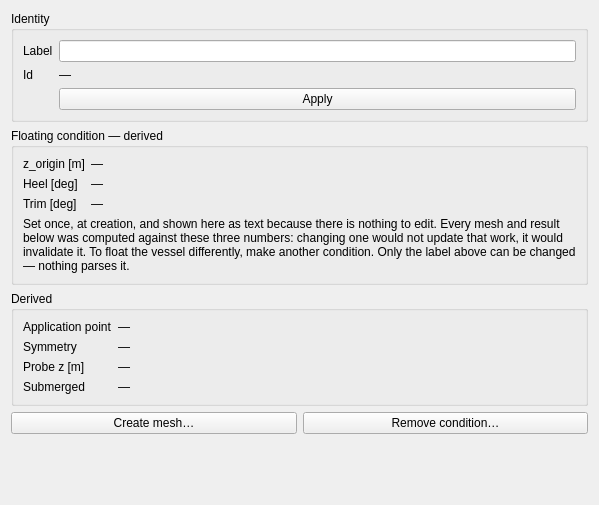
<?xml version="1.0" encoding="UTF-8"?>
<ui version="4.0">
 <class>PropCondition</class>
 <widget class="QWidget" name="PropCondition">
  <property name="windowTitle">
   <string>Condition</string>
  </property>
  <layout class="QVBoxLayout" name="root">
   <item>
    <widget class="QGroupBox" name="groupIdentity">
     <property name="title">
      <string>Identity</string>
     </property>
     <layout class="QFormLayout" name="formIdentity">
      <item row="0" column="0">
       <widget class="QLabel" name="lblLabelCaption">
        <property name="text">
         <string>Label</string>
        </property>
       </widget>
      </item>
      <item row="0" column="1">
       <widget class="QLineEdit" name="editLabel"/>
      </item>
      <item row="1" column="0">
       <widget class="QLabel" name="lblIdCaption">
        <property name="text">
         <string>Id</string>
        </property>
       </widget>
      </item>
      <item row="1" column="1">
       <widget class="QLabel" name="lblId">
        <property name="text">
         <string>—</string>
        </property>
        <property name="textFormat">
         <enum>Qt::RichText</enum>
        </property>
        <property name="textInteractionFlags">
         <set>Qt::TextSelectableByMouse</set>
        </property>
       </widget>
      </item>
      <item row="2" column="1">
       <widget class="QPushButton" name="btnApplyLabel">
        <property name="text">
         <string>Apply</string>
        </property>
       </widget>
      </item>
     </layout>
    </widget>
   </item>
   <item>
    <widget class="QGroupBox" name="groupFloating">
     <property name="title">
      <string>Floating condition — derived</string>
     </property>
     <layout class="QFormLayout" name="formFloating">
      <item row="0" column="0">
       <widget class="QLabel" name="lblZOriginCaption">
        <property name="text">
         <string>z_origin [m]</string>
        </property>
       </widget>
      </item>
      <item row="0" column="1">
       <widget class="QLabel" name="lblZOrigin">
        <property name="text">
         <string>—</string>
        </property>
        <property name="textFormat">
         <enum>Qt::RichText</enum>
        </property>
       </widget>
      </item>
      <item row="1" column="0">
       <widget class="QLabel" name="lblHeelCaption">
        <property name="text">
         <string>Heel [deg]</string>
        </property>
       </widget>
      </item>
      <item row="1" column="1">
       <widget class="QLabel" name="lblHeel">
        <property name="text">
         <string>—</string>
        </property>
        <property name="textFormat">
         <enum>Qt::RichText</enum>
        </property>
       </widget>
      </item>
      <item row="2" column="0">
       <widget class="QLabel" name="lblTrimCaption">
        <property name="text">
         <string>Trim [deg]</string>
        </property>
       </widget>
      </item>
      <item row="2" column="1">
       <widget class="QLabel" name="lblTrim">
        <property name="text">
         <string>—</string>
        </property>
        <property name="textFormat">
         <enum>Qt::RichText</enum>
        </property>
       </widget>
      </item>
      <item row="3" column="0" colspan="2">
       <widget class="QLabel" name="lblConditionNote">
        <property name="text">
         <string>Set once, at creation, and shown here as text because there is nothing to edit. Every mesh and result below was computed against these three numbers: changing one would not update that work, it would invalidate it. To float the vessel differently, make another condition. Only the label above can be changed — nothing parses it.</string>
        </property>
        <property name="wordWrap">
         <bool>true</bool>
        </property>
       </widget>
      </item>
     </layout>
    </widget>
   </item>
   <item>
    <widget class="QGroupBox" name="groupDerived">
     <property name="title">
      <string>Derived</string>
     </property>
     <layout class="QFormLayout" name="formDerived">
      <item row="0" column="0">
       <widget class="QLabel" name="lblApplicationPointCaption">
        <property name="text">
         <string>Application point</string>
        </property>
       </widget>
      </item>
      <item row="0" column="1">
       <widget class="QLabel" name="lblApplicationPoint">
        <property name="text">
         <string>—</string>
        </property>
        <property name="textFormat">
         <enum>Qt::RichText</enum>
        </property>
        <property name="wordWrap">
         <bool>true</bool>
        </property>
       </widget>
      </item>
      <item row="1" column="0">
       <widget class="QLabel" name="lblSymmetryCaption">
        <property name="text">
         <string>Symmetry</string>
        </property>
       </widget>
      </item>
      <item row="1" column="1">
       <widget class="QLabel" name="lblSymmetry">
        <property name="text">
         <string>—</string>
        </property>
        <property name="textFormat">
         <enum>Qt::RichText</enum>
        </property>
        <property name="wordWrap">
         <bool>true</bool>
        </property>
       </widget>
      </item>
      <item row="2" column="0">
       <widget class="QLabel" name="lblProbeZCaption">
        <property name="text">
         <string>Probe z [m]</string>
        </property>
       </widget>
      </item>
      <item row="2" column="1">
       <widget class="QLabel" name="lblProbeZ">
        <property name="text">
         <string>—</string>
        </property>
        <property name="textFormat">
         <enum>Qt::RichText</enum>
        </property>
        <property name="wordWrap">
         <bool>true</bool>
        </property>
       </widget>
      </item>
      <item row="3" column="0">
       <widget class="QLabel" name="lblSubmergedCaption">
        <property name="text">
         <string>Submerged</string>
        </property>
       </widget>
      </item>
      <item row="3" column="1">
       <widget class="QLabel" name="lblSubmerged">
        <property name="text">
         <string>—</string>
        </property>
        <property name="textFormat">
         <enum>Qt::RichText</enum>
        </property>
        <property name="wordWrap">
         <bool>true</bool>
        </property>
       </widget>
      </item>
     </layout>
    </widget>
   </item>
   <item>
    <layout class="QHBoxLayout" name="layoutActions">
     <item>
      <widget class="QPushButton" name="btnCreateMesh">
       <property name="text">
        <string>Create mesh…</string>
       </property>
      </widget>
     </item>
     <item>
      <widget class="QPushButton" name="btnRemoveCondition">
       <property name="text">
        <string>Remove condition…</string>
       </property>
      </widget>
     </item>
    </layout>
   </item>
   <item>
    <widget class="QLabel" name="lblRemoveHint">
     <property name="text">
      <string/>
     </property>
     <property name="wordWrap">
      <bool>true</bool>
     </property>
    </widget>
   </item>
   <item>
    <spacer name="spacerBottom">
     <property name="orientation">
      <enum>Qt::Vertical</enum>
     </property>
     <property name="sizeHint" stdset="0">
      <size>
       <width>20</width>
       <height>40</height>
      </size>
     </property>
    </spacer>
   </item>
  </layout>
 </widget>
 <resources/>
 <connections/>
</ui>
